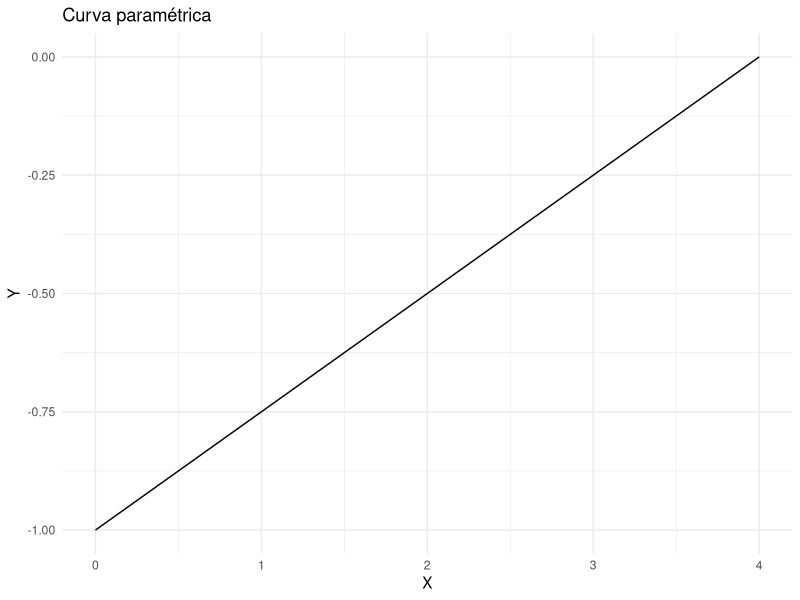

Reproduce this figure in R.
# Instala ggplot2 si aún no lo has hecho
# install.packages("ggplot2")

# Carga la biblioteca
library(ggplot2)

# Define la función paramétrica para la curva
parametric_curve <- function(t) {
  x <- (t - 1) * 0 + t * 4
  y <- (t - 1) * 1 + t * 0
  return(data.frame(x = x, y = y))
}

# Genera datos para la curva con t en el intervalo [0, 1]
curve_data <- lapply(seq(0, 1, 0.01), parametric_curve)
curve_data <- do.call(rbind, curve_data)

# Grafica la curva
ggplot(curve_data, aes(x, y)) +
  geom_path() +
  labs(title = "Curva paramétrica",
       x = "X",
       y = "Y") +
  theme_minimal()

